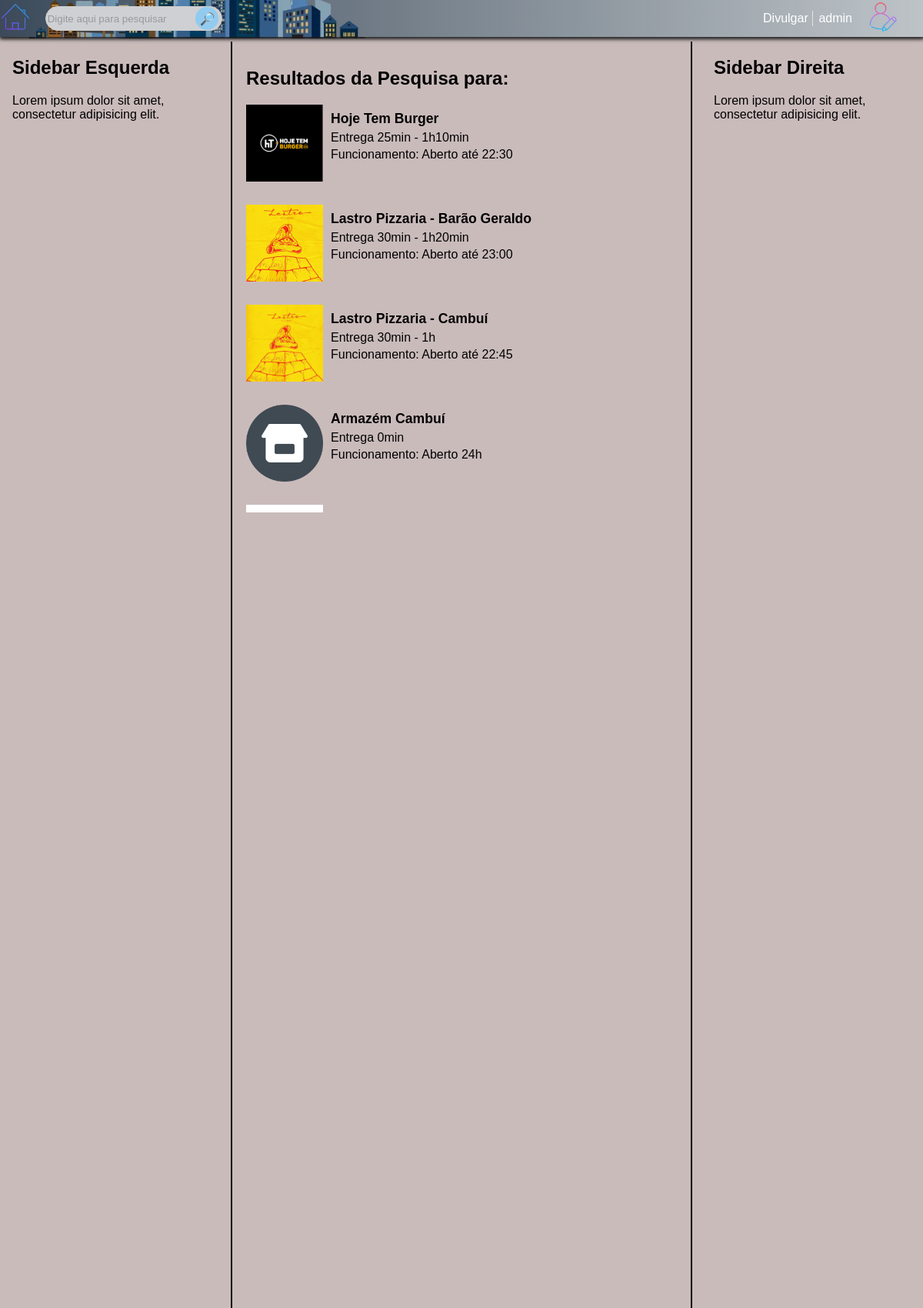
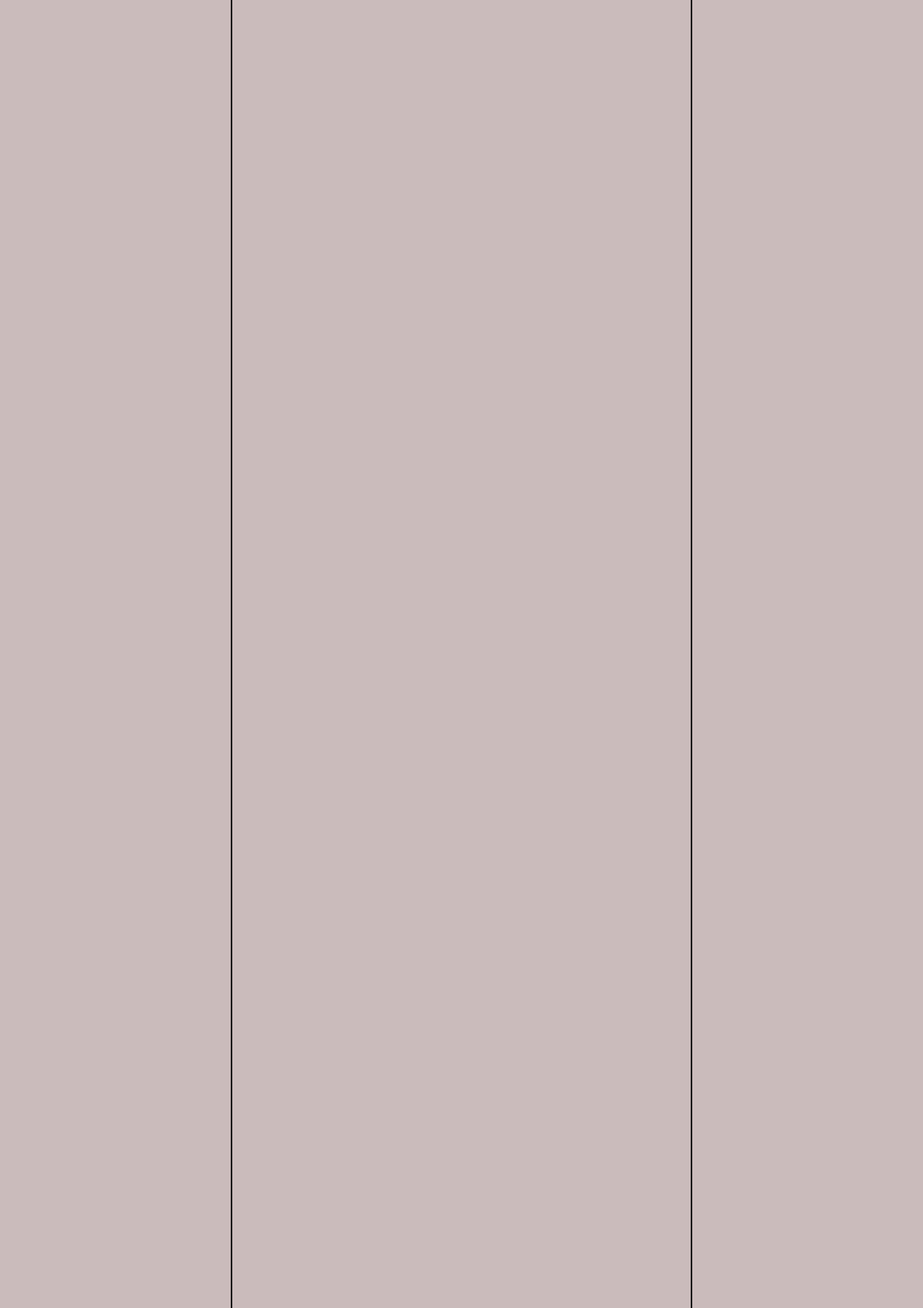
Screenshot of /search (signed in, upper part) with the database file from the repository (2 pictures, top to bottom).
### tables this page shows
CREATE TABLE lojas (
        id INTEGER PRIMARY KEY AUTOINCREMENT,
        store_name TEXT,
        store_details TEXT,
        opening_hours TEXT,
        contact NUMBER,
        address TEXT,
        image_path TEXT
    );

### main.py (the view)
@app.route("/search", methods=["GET"])
def search():
    try:
        conn = conectar_banco()
        cursor = conn.cursor()
        user = session.get('user')
        termo_pesquisa = request.args.get("q", "")
        pesquisa = f"%{termo_pesquisa}%"
        cursor.execute('SELECT id FROM lojas WHERE store_name LIKE ?', (pesquisa,))
        ids_lojas = [row[0] for row in cursor.fetchall()]
        if ids_lojas:
            cursor.execute('SELECT * FROM lojas WHERE id IN ({})'.format(','.join('?' for _ in ids_lojas)), ids_lojas)
            lojas = cursor.fetchall()
            conn.close()
            lojas_dict = [dict(zip([column[0] for column in cursor.description], row)) for row in lojas]
            for loja in lojas_dict:
                if 'image_path' in loja:
                    loja['image_path'] = loja['image_path'].replace('\\', '/')
                    loja['image_path'] = loja['image_path'].replace('static', '')
            content_with_lojas = {
                "title": f"Resultados da Pesquisa para: {termo_pesquisa}",
                "lojas": lojas_dict
            }
            return render_template("home.html", content=content_with_lojas, user=user)
        else:
            return render_template("home.html", content=original_content, user=user)
    except sqlite3.Error as e:
        return render_template("home.html", content=original_content, user=user)

### app/models.py (called while the page is built)
def conectar_banco():
    db_folder = os.path.join(os.path.dirname(os.path.dirname(__file__)), 'Data')
    if not os.path.exists(db_folder):
        os.makedirs(db_folder)
    db_path = os.path.join(db_folder, 'Banco.db')
    conn = sqlite3.connect(db_path)
    return conn

### templates/home.html (shortened to what this page needs)
{% extends "base.html" %}
{% block content %}
    <div class="sidebar-left">
        <h2>Sidebar Esquerda</h2>
        <p>Lorem ipsum dolor sit amet, consectetur adipisicing elit.</p>
    </div>
    <div class="separator-l"></div>
    <div class="main-content">
        <h1>{{ content.title }}</h1>
        {% if content.lojas %}
        <div class="lojas-container" id="lojas-container">
            {% for loja in content.lojas %}
            <a href="#" class="loja-item-link" onclick="selectStore(event, '{{ loja['store_name'] }}', '{{ loja['store_details'] }}', '{{ loja['opening_hours'] }}', '{{ url_for('static', filename=loja['image_path']) }}')">
                <div class="loja-item">
                    <img src="{{ url_for('static', filename=loja['image_path']) }}" alt="{{ loja['store_name'] }}" width="100">
                    <div class="info_lojas">
                        <h3>{{ loja['store_name'] }}</h3>
                        <p>{{ loja['store_details'] }}</p>
                        <p>Funcionamento: {{ loja['opening_hours'] }}</p>
                    </div>
                </div>
            </a>
            {% endfor %}
        </div>
        {% else %}
            <p>Não há lojas para mostrar no momento.</p>
        {% endif %}
    </div>
    <div class="separator-r"></div>
    <div class="sidebar-right">
        <h2>Sidebar Direita</h2>
        <p>Lorem ipsum dolor sit amet, consectetur adipisicing elit.</p>
    </div>
{% endblock %}

### static/css/home.css (style rules this page uses)
body { font-family: Arial, sans-serif; background-color: #cabbbb; margin: 0rem; overflow: hidden; }
.main-content { margin-top: 3rem; margin-left: 300px; margin-right: 300px; padding: 20px; overflow-y: auto; }
.sidebar-left { position: fixed; top: 3.4rem; left: 1rem; width: 15rem; height: calc(100% - 3rem); background-color: #cabbbb; overflow-y: auto; z-index: -1; }
.sidebar-right { position: fixed; top: 3.4rem; right: 2rem; width: 15rem; height: calc(100% - 3rem); background-color: #cabbbb; overflow-y: auto; z-index: -1; }
.separator-l { border-left: 2px solid #070707; height: 100%; position: fixed; top: 3.4rem; left: 300px; }
.separator-r { border-left: 2px solid #070707; height: 100%; position: fixed; top: 3.4rem; right: 300px; }
.lojas-container { display: grid; grid-template-columns: repeat(auto-fit, minmax(300px, 1fr)); gap: 20px; max-height: 510px; flex-wrap: wrap; }
.loja-item { display: grid; grid-template-columns: auto 1fr; gap: 10px; margin-bottom: 10px; transition: box-shadow 0.3s; }
.loja-item h3 { font-size: 1.1rem; margin-bottom: -.7rem; margin-top: .5rem; }
.loja-item p { margin-bottom: -.7rem; }
.loja-item-link { display: block; width: 100%; text-decoration: none; color: inherit; }

### rows the page displays
lojas: image_path (picture), store_name "Hoje Tem Burger", store_details "Entrega 25min - 1h10min", opening_hours "Aberto até 22:30"
lojas: image_path (picture), store_name "Lastro Pizzaria - Barão Geraldo", store_details "Entrega 30min - 1h20min", opening_hours "Aberto até 23:00"
lojas: image_path (picture), store_name "Lastro Pizzaria - Cambuí", store_details "Entrega 30min - 1h", opening_hours "Aberto até 22:45"
lojas: image_path (picture), store_name "Armazém Cambuí", store_details "Entrega 0min", opening_hours "Aberto 24h"
lojas: image_path (picture)

### other values shown
{{ user[:10] }} "admin"
{{ content.title }} "Resultados da Pesquisa para:"
